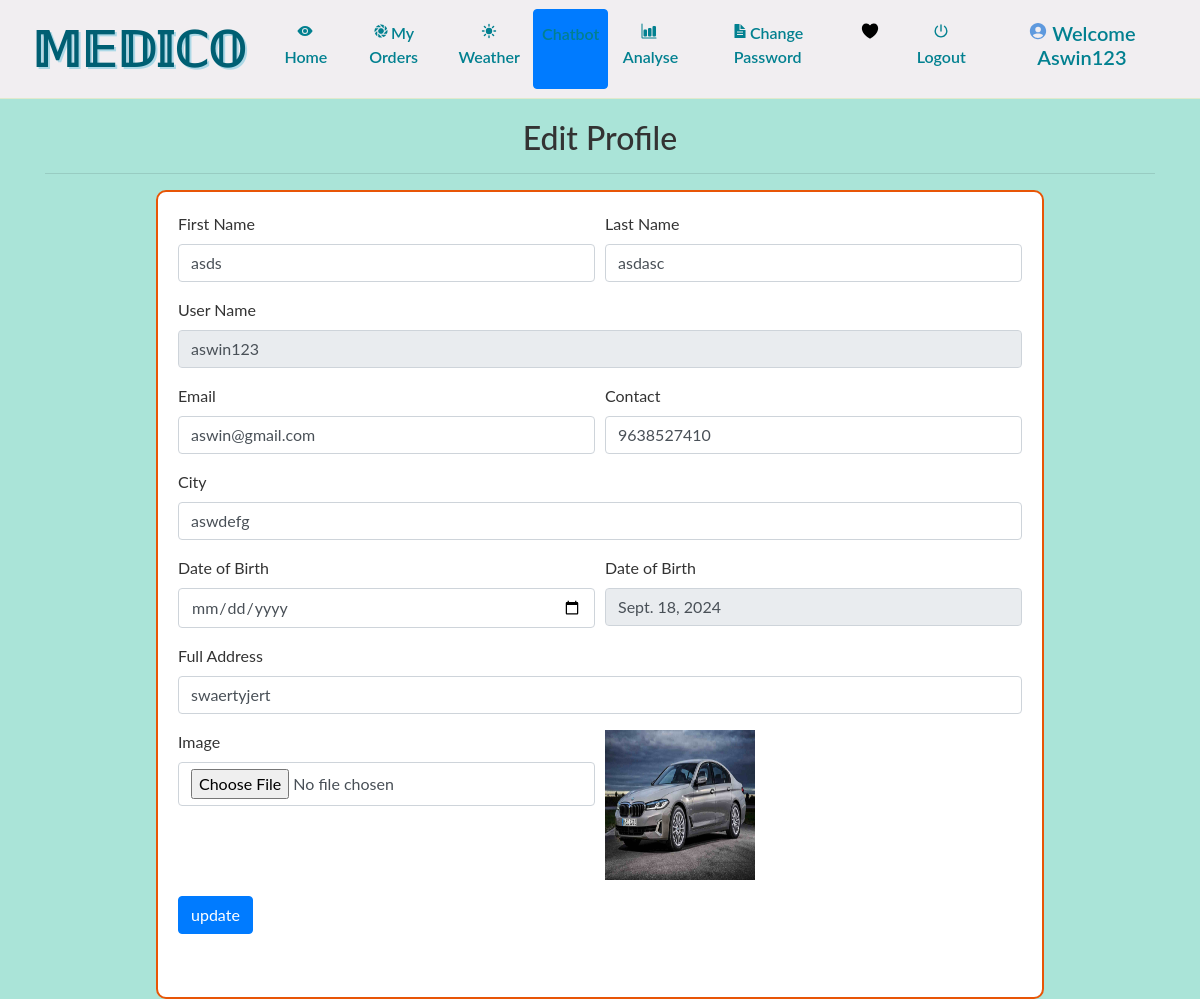
The app's page /edit_profile (signed in) with its own data.
### grocery/models.py (models this page shows, shortened)
class Profile(models.Model):
    user = models.ForeignKey(User, on_delete=models.CASCADE, null=True)
    dob = models.DateField(null=True)
    city = models.CharField(max_length=30, null=True)
    address = models.CharField(max_length=50, null=True)
    contact = models.CharField(max_length=10, null=True)
    image = models.FileField(null=True)

### grocery/views.py (the view, shortened to what this page needs)
# urls.py: path('edit_profile', Edit_profile, name='edit_profile'),
def Edit_profile(request):
    if not request.user.is_authenticated:
        return redirect('login')
    error = False
    user = User.objects.get(id=request.user.id)
    pro = Profile.objects.get(user=user)
    cart = Cart.objects.filter(profile=pro)
    total = sum(item.product.price for item in cart)
    num1 = cart.count()
    d = {'error': error, 'pro': pro, 'num1': num1, 'total': total}
    return render(request, 'edit_profile.html', d)

### grocery/templates/edit_profile.html (shortened to what this page needs)
{% extends 'navigation.html' %}
{% block body %}
{% load static %}
<div class="container">
    <h2 style="margin-top:20px" align="center">Edit Profile</h2><hr>
    <div class="card" style="width: 80%; margin: 0 auto; border: 2px solid #e85506; border-radius: 10px;">
      <div class="card-body">
          <form method="post" action="" enctype="multipart/form-data">
    <div class="form-row">
    <div class="form-group col-md-6">
      <label for="inputEmail4">First Name</label>
      <input type="text" class="form-control" value="{{pro.user.first_name}}" name="fname" id="inputEmail4">
    </div>
    <div class="form-group col-md-6">
      <label for="inputPassword4">Last Name</label>
      <input type="text" class="form-control" name="lname" value="{{pro.user.last_name}}" id="inputPassword4">
    </div>
  </div>
    <div class="form-row">
    <div class="form-group col-md-12">
      <label for="inputEmail4">User Name</label>
      <input type="text" class="form-control" name="uname" value="{{pro.user.username}}" id="inputEmail4" readonly>
    </div>
  </div>
        <div class="form-row">
          <div class="form-group col-md-6">
            <label for="exampleInputEmail1">Email</label>
            <input type="email" class="form-control" id="exampleInputEmail1" aria-describedby="emailHelp" name="email" value="{{pro.user.email}}">
          </div>
  <div class="form-group col-md-6">
    <label for="exampleInputPassword1">Contact</label>
    <input type="text" class="form-control" id="exampleInputPassword1" value="{{pro.contact}}" name="contact" maxlength="10">
  </div>
        </div>
        <div class="form-row">
    <div class="form-group col-md-12">
    <label for="exampleInputPassword1">City</label>
    <input type="text" class="form-control" id="exampleInputPassword1" value="{{pro.city}}" name="city">
  </div>
        </div>
    <div class="form-row">
    <div class="form-group col-md-6">
        <label for="exampleInputPassword1">Date of Birth</label>
    <input type="date" class="form-control" id="exampleInputPassword1" name="date">
  </div>
        <div class="form-group col-md-6">
        <label for="exampleInputPassword1">Date of Birth</label>
    <input type="text" class="form-control" id="exampleInputPassword1" value="{{pro.dob}}" readonly>
        </div>
        </div>
    <div class="form-row">
    <div class="form-group col-md-12">
    <label for="exampleInputPassword1">Full Address</label>
    <input type="text" class="form-control" id="exampleInputPassword1" value="{{pro.address}}" name="add">
  </div>
    </div>
    <div class="form-row">
<div class="form-group col-md-6">
    <label for="exampleInputPassword1">Image</label>
    <input type="file" class="form-control" id="exampleInputPassword1" name="img" value="choose file">
</div>
        <div class="form-group col-md-6">
    <img src="{{pro.image.url}}" style="width:150px;height:150px">
</div>
    </div>
  <button type="submit" class="btn btn-primary" style="margin-bottom:5%">update</button>
</form>
</div>
</div>
{% endblock %}

### grocery/templates/navigation.html (shortened to what this page needs)
<!DOCTYPE html>
<html lang="en">
<head>
    {% load static %}
    <link rel="stylesheet" href="https://maxcdn.bootstrapcdn.com/bootstrap/4.0.0/css/bootstrap.min.css">
    <link rel="stylesheet" href="//cdn.datatables.net/1.10.19/css/jquery.dataTables.min.css">
    <link rel="stylesheet" href="https://cdnjs.cloudflare.com/ajax/libs/font-awesome/4.7.0/css/font-awesome.min.css">
</head>
<body style="background-color:rgb(170, 228, 216)">
<nav class="navbar navbar-expand-sm" style="background-color : #f1eef1 ; border-bottom:1px solid #e0e9cd">
    <a class="navbar-brand pl-3" href="#" style="color: blue; font-weight: bold; font-size: 3rem; text-shadow: 2px 2px lightblue;">𝕄𝔼𝔻𝕀ℂ𝕆</a>
    <div class="collapse navbar-collapse" id="collapsibleNavbar">
        <ul class="navbar-nav pl-2 text-center">
            {% if request.user.username %}
                {% if not request.user.is_staff %}
                <li class="nav-item">
                    <a class="nav-link" href="{% url 'view_product' 0 %}" style="color:rgb(0, 0, 0)"><ion-icon style="margin-right:2px" name="eye"></ion-icon>Home</a>
                </li>
                <li class="nav-item">
                    <a class="nav-link" href="{% url 'view_booking' %}" style="color:rgb(13, 13, 13)"><ion-icon style="margin-right:2px" name="aperture"></ion-icon>My Orders</a>
                </li>
                <li class="nav-item">
                    <a class="nav-link" href="{% url 'get_weather' %}" style="color:rgb(0, 0, 0)">
                        <ion-icon style="margin-right: 0px" name="sunny"></ion-icon>Weather
                    </a>
                </li>
                    <a class="nav-link btn btn-primary text-white" href="{% url 'chatbot' %}">Chatbot</a>
                <li class="nav-item">
                    <a class="nav-link" href="https://disease-symptom-recognition-system-fvd6dwhoihat4niujnsxz8.streamlit.app/" style="color:rgb(0, 0, 0)">
                        <ion-icon style="margin-right:2px" name="bar-chart"></ion-icon>Analyse
                    </a>
                </li>
                <li class="nav-item">
                    <a class="nav-link" href="{% url 'change_password' %}" style="color:rgb(1, 1, 1)"><ion-icon style="margin-right:2px" name="document-text-sharp"></ion-icon>Change Password</a>
                </li>
                {% endif %}
                {% if not request.user.is_staff %}
                <li class="nav-item">
                    <a href="{% url 'cart' %}" class="btn btn-default btn-lg text-dark text-capitalize">
                        <ion-icon style="color:black;margin-top:2%" name="heart"></ion-icon>
                    </a>
                </li>
                {% endif %}
                <li class="nav-item">
                    <a class="nav-link" href="{% url 'logout' %}" style="color:rgb(0, 0, 0)"><ion-icon style="margin-right:1px" name="power-sharp"></ion-icon>Logout</a>
                </li>
                {% if not request.user.is_staff %}
                <li class="nav-item">
                    <a href="{% url 'profile' %}"><h5 class="nav-link" style="color:#000000 ; text-transform : capitalize"><ion-icon style="margin-right:4px;color:#5e99de" name="person-circle-sharp"></ion-icon>Welcome {{request.user.username}}</h5>
                    </a>
                </li>
                {% endif %}
            {% endif %}
        </ul>
    </div>
</nav>
{% block body %}
{% endblock %}
</body>
</html>

### grocery/templates/navigation.html (style rules this page uses)
body { font-family: 'Lato', sans-serif; background-image: url('https://wallpaperaccess.com/full/505754.png'); background-size: cover; background-attachment: fixed; background-repeat: no-repeat; color: #333; }
.navbar { background-color: rgba(255, 255, 255, 0.9); border-bottom: 1px solid #dee2e6; }
.navbar-brand { font-size: 2.5rem; color: #005f73 !important; font-weight: bold; text-shadow: 1px 1px 2px rgba(0, 95, 115, 0.2); }
.navbar-nav .nav-link { color: #028090 !important; font-weight: 600; padding: 12px; transition: background-color 0.3s ease, color 0.3s ease; }

### records on screen
Profile: fname "asds", lname "asdasc", uname "aswin123", email "aswin@gmail.com", contact "9638527410", city "aswdefg", dob "Sept. 18, 2024", add "swaertyjert", image (picture)

### other values on screen
{{ request.user.username }} "Aswin123"
